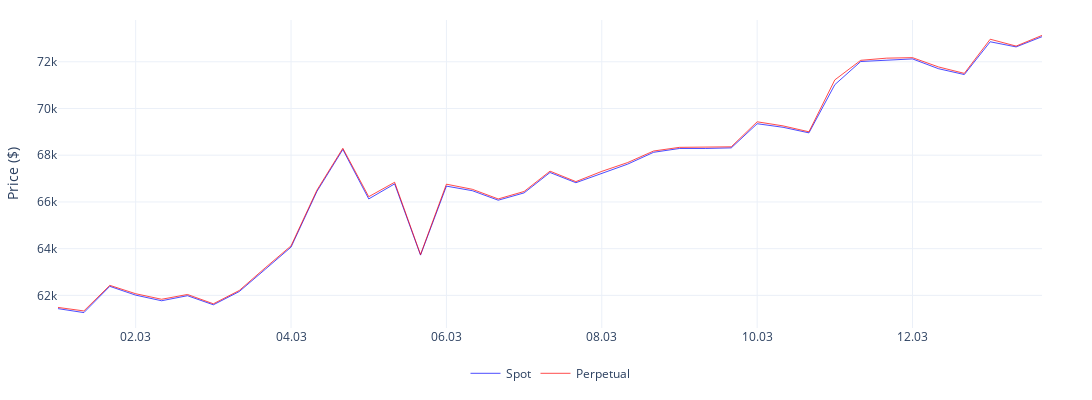
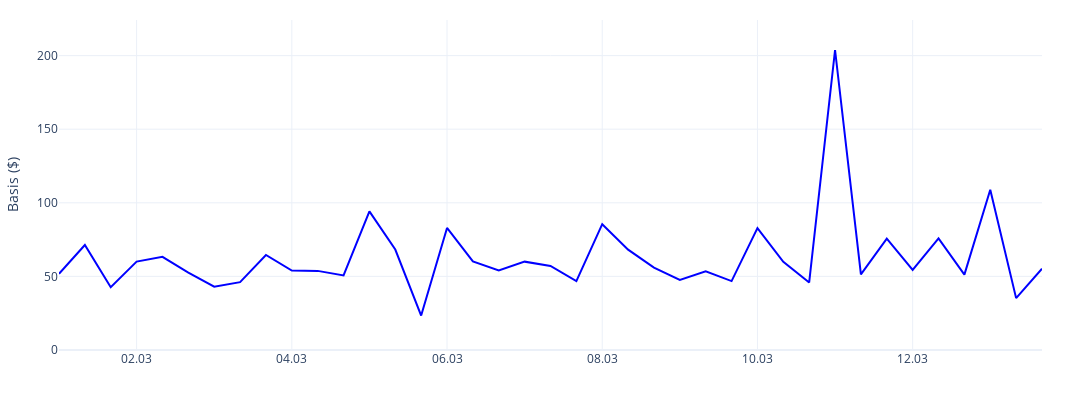

These figures' notebook cell, in order:
### Code cell
file_path = './data/processed/binance_btc_test.csv' 
df = pd.read_csv(file_path)

df['time'] = pd.to_datetime(df['time'])
march_df = df[(df['time'] >= '2024-03-01') & (df['time'] < '2024-03-14')]

spot_df = march_df[march_df['contract'] == 'spot'][['time', 'close']].rename(columns={'close': 'spot_price'})
perp_df = march_df[march_df['contract'] == 'perpetual'][['time', 'close']].rename(columns={'close': 'futures_price'})

merged_df = pd.merge(spot_df, perp_df, on='time')

merged_df['basis'] = merged_df['futures_price'] - merged_df['spot_price']

price_fig = go.Figure()

price_fig.add_trace(go.Scatter(
    x=merged_df['time'],
    y=merged_df['spot_price'],
    mode='lines',
    name='Spot',
    line=dict(width=1, color='blue'),
    opacity=0.7
))

price_fig.add_trace(go.Scatter(
    x=merged_df['time'],
    y=merged_df['futures_price'],
    mode='lines',
    name='Perpetual',
    line=dict(width=1, color='red'),
    opacity=0.7
))

price_fig.update_layout(
    yaxis=dict(title='Price ($)'),
    xaxis=dict(tickformat='%d.%m', tickmode='auto'),
    width=1200,
    height=400,
    template='plotly_white',
    legend=dict(orientation='h', x=0.5, y=-0.1, xanchor='center'),
    margin=dict(l=50, r=50, t=20, b=50)
)

price_fig.show()

basis_fig = go.Figure()

basis_fig.add_trace(go.Scatter(
    x=merged_df['time'],
    y=merged_df['basis'],
    mode='lines',
    name='Basis',
    line=dict(width=2, color='blue')
))

basis_fig.update_layout(
    yaxis=dict(title='Basis ($)', range=[0, max(merged_df['basis']) * 1.1]),
    xaxis=dict(tickformat='%d.%m', tickmode='auto'),
    width=1200,
    height=400,
    template='plotly_white',
    legend=dict(orientation='h', x=0.5, y=-0.05, xanchor='center'),
    margin=dict(l=50, r=50, t=20, b=50)
)

basis_fig.show()

### Figure 1 — Plotly figure (JSON) as saved in the notebook; plotly's stock layout.template omitted (floating-point values rounded to 4 significant figures)
{"data": [{"line": {"color": "blue", "width": 1}, "mode": "lines", "name": "Spot", "opacity": 0.7, "type": "scatter", "x": ["2024-03-01T00:00:00", "2024-03-01T08:00:00", "2024-03-01T16:00:00", "2024-03-02T00:00:00", "2024-03-02T08:00:00", "2024-03-02T16:00:00", "2024-03-03T00:00:00", "2024-03-03T08:00:00", "2024-03-03T16:00:00", "2024-03-04T00:00:00", "2024-03-04T08:00:00", "2024-03-04T16:00:00", "2024-03-05T00:00:00", "2024-03-05T08:00:00", "2024-03-05T16:00:00", "2024-03-06T00:00:00", "2024-03-06T08:00:00", "2024-03-06T16:00:00", "2024-03-07T00:00:00", "2024-03-07T08:00:00", "2024-03-07T16:00:00", "2024-03-08T00:00:00", "2024-03-08T08:00:00", "2024-03-08T16:00:00", "2024-03-09T00:00:00", "2024-03-09T08:00:00", "2024-03-09T16:00:00", "2024-03-10T00:00:00", "2024-03-10T08:00:00", "2024-03-10T16:00:00", "2024-03-11T00:00:00", "2024-03-11T08:00:00", "2024-03-11T16:00:00", "2024-03-12T00:00:00", "2024-03-12T08:00:00", "2024-03-12T16:00:00", "2024-03-13T00:00:00", "2024-03-13T08:00:00", "2024-03-13T16:00:00"], "y": [61434, 61260.0, 62390.0, 62010.0, 61770.0, 61990.0, 61598, 62160.0, 63110.0, 64070.0, 66450.0, 68250.0, 66130.0, 66770.0, 63720.0, 66680.0, 66480.0, 66070.0, 66390.0, 67260.0, 66820.0, 67220.0, 67620.0, 68120.0, 68290.0, 68290.0, 68310.0, 69350.0, 69190.0, 68960.0, 71020.0, 72010, 72080.0, 72120.0, 71700.0, 71450.0, 72860.0, 72630.0, 73070.0]}, {"line": {"color": "red", "width": 1}, "mode": "lines", "name": "Perpetual", "opacity": 0.7, "type": "scatter", "x": ["2024-03-01T00:00:00", "2024-03-01T08:00:00", "2024-03-01T16:00:00", "2024-03-02T00:00:00", "2024-03-02T08:00:00", "2024-03-02T16:00:00", "2024-03-03T00:00:00", "2024-03-03T08:00:00", "2024-03-03T16:00:00", "2024-03-04T00:00:00", "2024-03-04T08:00:00", "2024-03-04T16:00:00", "2024-03-05T00:00:00", "2024-03-05T08:00:00", "2024-03-05T16:00:00", "2024-03-06T00:00:00", "2024-03-06T08:00:00", "2024-03-06T16:00:00", "2024-03-07T00:00:00", "2024-03-07T08:00:00", "2024-03-07T16:00:00", "2024-03-08T00:00:00", "2024-03-08T08:00:00", "2024-03-08T16:00:00", "2024-03-09T00:00:00", "2024-03-09T08:00:00", "2024-03-09T16:00:00", "2024-03-10T00:00:00", "2024-03-10T08:00:00", "2024-03-10T16:00:00", "2024-03-11T00:00:00", "2024-03-11T08:00:00", "2024-03-11T16:00:00", "2024-03-12T00:00:00", "2024-03-12T08:00:00", "2024-03-12T16:00:00", "2024-03-13T00:00:00", "2024-03-13T08:00:00", "2024-03-13T16:00:00"], "y": [61490.0, 61340.0, 62430.0, 62070.0, 61830.0, 62040.0, 61641, 62210.0, 63180.0, 64120.0, 66510.0, 68300.0, 66220.0, 66840.0, 63750.0, 66760.0, 66540.0, 66130.0, 66450.0, 67320.0, 66870, 67310.0, 67690.0, 68180.0, 68340.0, 68340.0, 68360.0, 69430, 69250.0, 69000.0, 71220.0, 72060.0, 72150.0, 72180.0, 71780.0, 71500.0, 72964, 72670.0, 73130.0]}], "layout": {"height": 400, "legend": {"orientation": "h", "x": 0.5, "xanchor": "center", "y": -0.1}, "margin": {"b": 50, "l": 50, "r": 50, "t": 20}, "width": 1200, "xaxis": {"tickformat": "%d.%m", "tickmode": "auto"}, "yaxis": {"title": {"text": "Price ($)"}}}}

### Figure 2 — Plotly figure (JSON) as saved in the notebook; plotly's stock layout.template omitted (floating-point values rounded to 4 significant figures)
{"data": [{"line": {"color": "blue", "width": 2}, "mode": "lines", "name": "Basis", "type": "scatter", "x": ["2024-03-01T00:00:00", "2024-03-01T08:00:00", "2024-03-01T16:00:00", "2024-03-02T00:00:00", "2024-03-02T08:00:00", "2024-03-02T16:00:00", "2024-03-03T00:00:00", "2024-03-03T08:00:00", "2024-03-03T16:00:00", "2024-03-04T00:00:00", "2024-03-04T08:00:00", "2024-03-04T16:00:00", "2024-03-05T00:00:00", "2024-03-05T08:00:00", "2024-03-05T16:00:00", "2024-03-06T00:00:00", "2024-03-06T08:00:00", "2024-03-06T16:00:00", "2024-03-07T00:00:00", "2024-03-07T08:00:00", "2024-03-07T16:00:00", "2024-03-08T00:00:00", "2024-03-08T08:00:00", "2024-03-08T16:00:00", "2024-03-09T00:00:00", "2024-03-09T08:00:00", "2024-03-09T16:00:00", "2024-03-10T00:00:00", "2024-03-10T08:00:00", "2024-03-10T16:00:00", "2024-03-11T00:00:00", "2024-03-11T08:00:00", "2024-03-11T16:00:00", "2024-03-12T00:00:00", "2024-03-12T08:00:00", "2024-03-12T16:00:00", "2024-03-13T00:00:00", "2024-03-13T08:00:00", "2024-03-13T16:00:00"], "y": [51.8, 71.31, 42.7, 60.05, 63.3, 52.62, 43, 46.07, 64.53, 53.98, 53.75, 50.69, 94.16, 68.25, 23.39, 82.94, 60.18, 54.06, 60.02, 57.09, 46.83, 85.48, 68.2, 56.01, 47.66, 53.4, 46.83, 82.84, 59.87, 45.92, 203.8, 51.4, 75.7, 54.4, 75.79, 51.19, 108.8, 35.25, 55.19]}], "layout": {"height": 400, "legend": {"orientation": "h", "x": 0.5, "xanchor": "center", "y": -0.05}, "margin": {"b": 50, "l": 50, "r": 50, "t": 20}, "width": 1200, "xaxis": {"tickformat": "%d.%m", "tickmode": "auto"}, "yaxis": {"range": [0, 224.2], "title": {"text": "Basis ($)"}}}}
